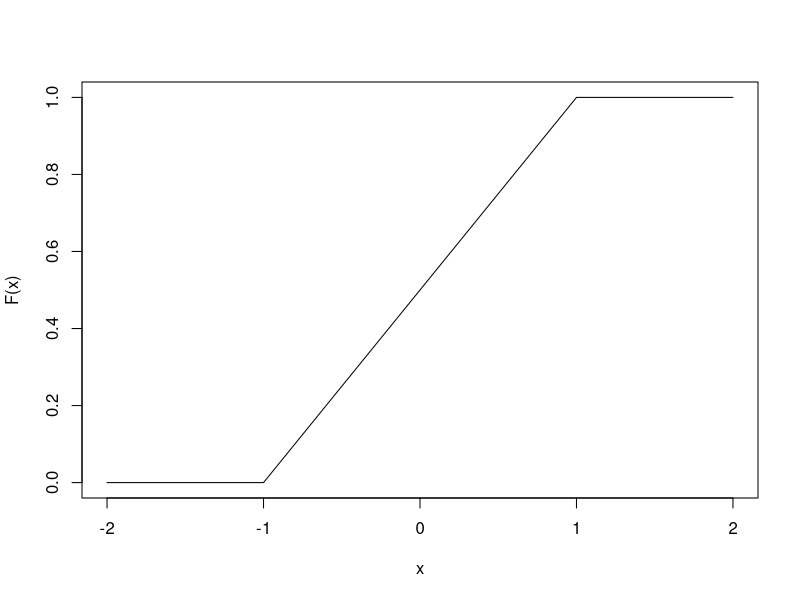
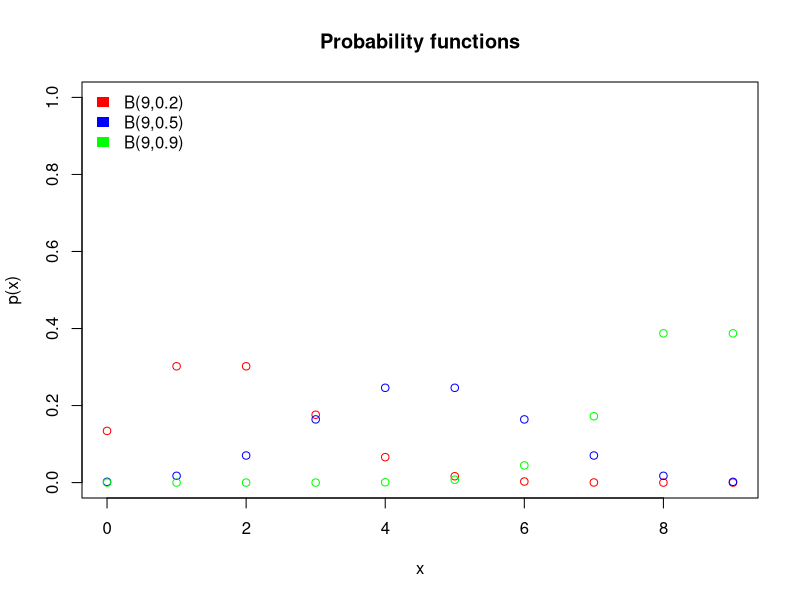
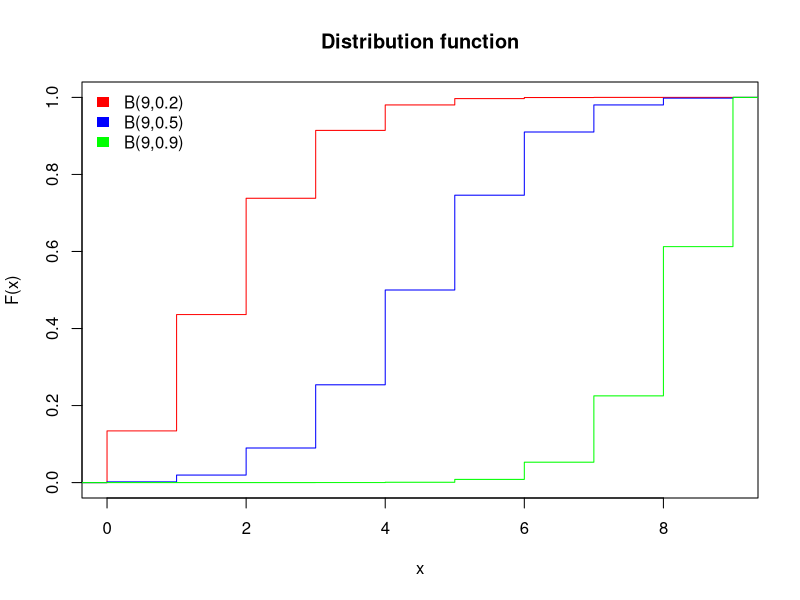
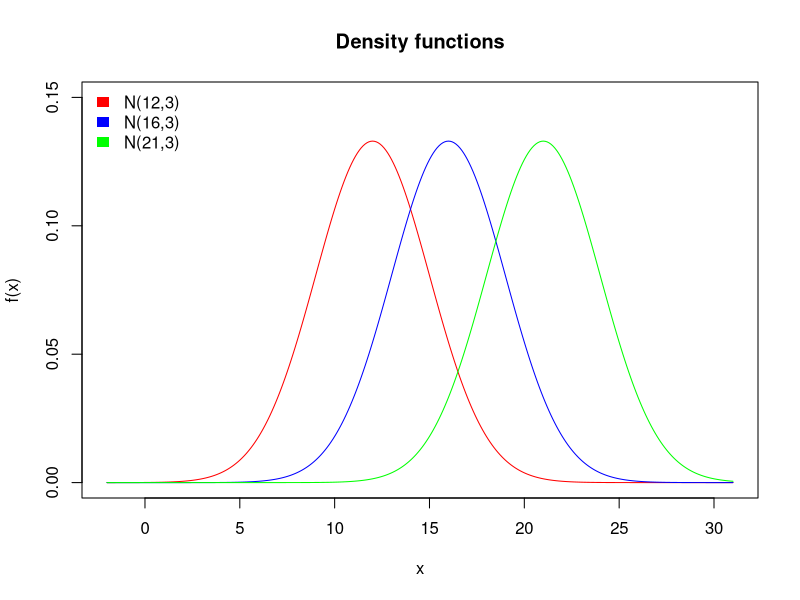
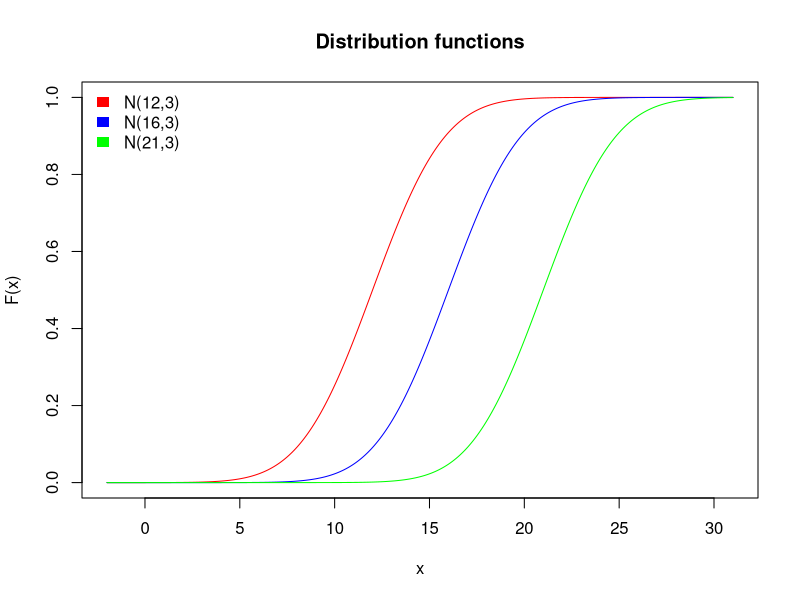
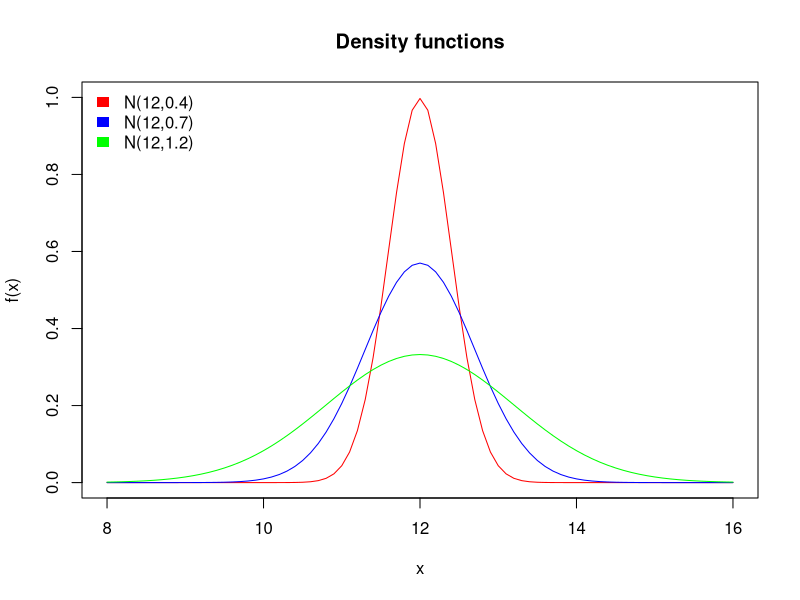
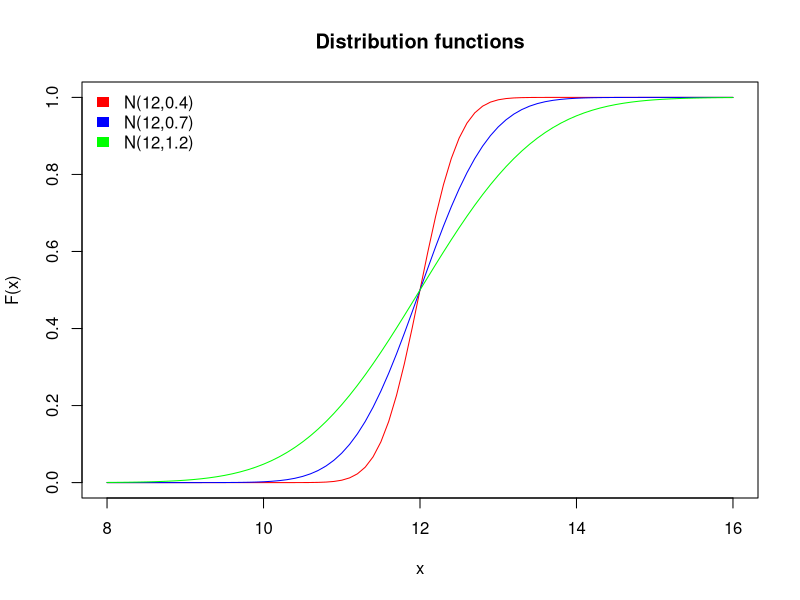

These figures' R source, in order:
## ---- chunk 1
knitr::opts_chunk$set(echo = TRUE)
## ---- chunk 2
x_below_the_interval = seq(-2,-1.1,.1)
dunif(x_below_the_interval, min = -1, max = 1)
x_in_the_interval = seq(-1,1,.1)
dunif(x_in_the_interval, min = -1, max = 1)
x_above_the_interval = seq(1.1,2,.1)
dunif(x_above_the_interval, min = -1, max = 1)
## ---- chunk 3
punif(x_below_the_interval, min = -1, max = 1)
punif(x_in_the_interval, min = -1, max = 1)
punif(x_above_the_interval, min = -1, max = 1)
## ---- chunk 4
x = c(x_below_the_interval, x_in_the_interval, x_above_the_interval)
Fx = punif(x, min = -1, max = 1)
plot(x, Fx, type = "l", ylab = "F(x)")
## ---- chunk 5
p = c(0.25, 0.5, 0.75)
qunif(p, min = -1, max = 1)
## ---- chunk 6
p = c(-0.25, 1.25)
qunif(p, min = -1, max = 1)
## ---- chunk 7
n = 9
p1 = 0.2
p2 = 0.5
p3 = 0.9
x = 0:n
Px1 = dbinom(x, n, prob = p1)
Px2 = dbinom(x, n, prob = p2)
Px3 = dbinom(x, n, prob = p3)
plot(x, Px1, xlim = c(0,9), ylim = c(0,1), col = "red", main = "Probability functions", ylab = "p(x)")
points(x, Px2, xlim = c(0,9), ylim = c(0,1), col = "blue")
points(x, Px3, xlim = c(0,9), ylim = c(0,1), col = "green")
legend('topleft',c('B(9,0.2)', 'B(9,0.5)', 'B(9,0.9)'), fill = c("red", "blue", "green"), 
       bty = 'n', border = NA)
## ---- chunk 8
x = c(-1, x, 10)
Fx1 = pbinom(x, n, prob = p1)
Fx2 = pbinom(x, n, prob = p2)
Fx3 = pbinom(x, n, prob = p3)
plot(x, Fx1, xlim = c(0,9), ylim = c(0,1), col = "red", main = "Distribution function", 
     type = "s", ylab = "F(x)")
lines(x, Fx2, xlim = c(0,9), ylim = c(0,1), col = "blue", type = "s")
lines(x, Fx3, xlim = c(0,9), ylim = c(0,1), col = "green", type = "s")
legend('topleft',c('B(9,0.2)', 'B(9,0.5)', 'B(9,0.9)'), fill = c("red", "blue", "green"), 
       bty = 'n', border = NA)
## ---- chunk 9
dbinom(7, 12, prob = 0.4)
1-pbinom(3, 12, prob = 0.4) # since Pr(X > 3) = 1 - Pr(X =< 3)
pbinom(8, 12, prob = 0.4)
pbinom(5, 12, prob = 0.4) # since Pr(X < 5) = Pr(X =< 4)
## ---- chunk 10
qbinom(0.3125, 4, prob = 0.5)
## ---- chunk 11
pbinom(0:4, 4, prob = 0.5)
## ---- chunk 12
qbinom(0.1, 4, prob = 0.5)
## ---- chunk 13
x = seq(-2, 31, .1)
gx1 = dnorm(x, mean = 12, sd = 3)
gx2 = dnorm(x, mean = 16, sd = 3)
gx3 = dnorm(x, mean = 21, sd = 3)
plot(x, gx1, xlim = c(-2,31), ylim = c(0,.15), col = "red", main = "Density functions", 
     type = "l", ylab = "f(x)")
lines(x, gx2, xlim = c(-2,31), ylim = c(0,.15), col = "blue")
lines(x, gx3, xlim = c(-2,31), ylim = c(0,.15), col = "green")
legend('topleft',c('N(12,3)', 'N(16,3)', 'N(21,3)'), fill = c("red", "blue", "green"), 
       bty = 'n', border = NA)
## ---- chunk 14
Gx1 = pnorm(x, mean = 12, sd = 3)
Gx2 = pnorm(x, mean = 16, sd = 3)
Gx3 = pnorm(x, mean = 21, sd = 3)
plot(x, Gx1, xlim = c(-2,31), ylim = c(0,1), col = "red", main = "Distribution functions", 
     type = "l", ylab = "F(x)")
lines(x, Gx2, xlim = c(-2,31), ylim = c(0,1), col = "blue")
lines(x, Gx3, xlim = c(-2,31), ylim = c(0,1), col = "green")
legend('topleft',c('N(12,3)', 'N(16,3)', 'N(21,3)'), fill = c("red", "blue", "green"), 
       bty = 'n', border = NA)
## ---- chunk 15
x = seq(8, 16, .1)
gx1 = dnorm(x, mean = 12, sd = 0.4)
gx2 = dnorm(x, mean = 12, sd = 0.7)
gx3 = dnorm(x, mean = 12, sd = 1.2)
plot(x, gx1, xlim = c(8,16), ylim = c(0,1), col = "red", main = "Density functions", 
     type = "l", ylab = "f(x)")
lines(x, gx2, xlim = c(8,16), ylim = c(0,1), col = "blue")
lines(x, gx3, xlim = c(8,16), ylim = c(0,1), col = "green")
legend('topleft',c('N(12,0.4)', 'N(12,0.7)', 'N(12,1.2)'), 
       fill = c("red", "blue", "green"), bty = 'n', border = NA)
## ---- chunk 16
Gx1 = pnorm(x, mean = 12, sd = 0.4)
Gx2 = pnorm(x, mean = 12, sd = 0.7)
Gx3 = pnorm(x, mean = 12, sd = 1.2)
plot(x, Gx1, xlim = c(8,16), ylim = c(0,1), col = "red", main = "Distribution functions", 
     type = "l", ylab = "F(x)")
lines(x, Gx2, xlim = c(8,16), ylim = c(0,1), col = "blue")
lines(x, Gx3, xlim = c(8,16), ylim = c(0,1), col = "green")
legend('topleft',c('N(12,0.4)', 'N(12,0.7)', 'N(12,1.2)'), 
       fill = c("red", "blue", "green"), bty = 'n', border = NA)
## ---- chunk 17
p = c(0.9, 0.95, 0.975, 0.99)
qnorm(p, 0, 1)
## ---- chunk 18
pnorm(3,0,1) - pnorm(-3,0,1)
pnorm(2,0,1) - pnorm(-2,0,1)
pnorm(1,0,1) - pnorm(-1,0,1)
